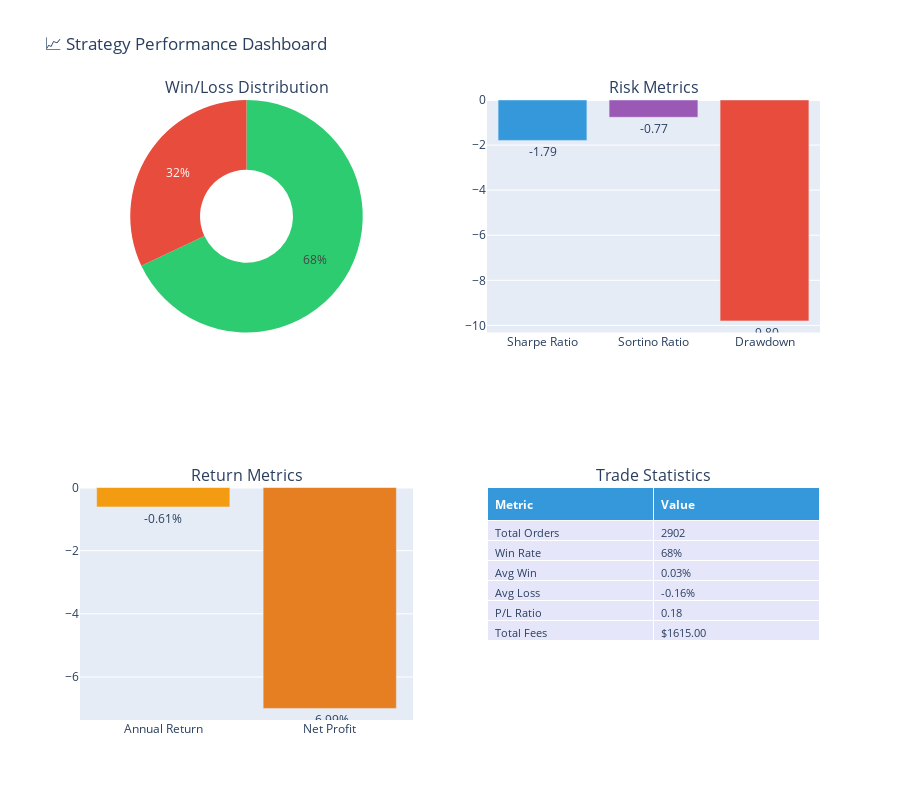

The code cell stored with this chart in its notebook:
### Markdown cell above
## 📊 Strategy Performance Statistics

Let's examine the key performance metrics from the backtest.

### Code cell
# Extract and display key statistics
stats = strategy_data['statistics']

# Create a formatted statistics DataFrame
stats_dict = {
    'Metric': [
        'Total Orders',
        'Win Rate',
        'Loss Rate',
        'Average Win',
        'Average Loss',
        'Profit-Loss Ratio',
        'Net Profit',
        'Compounding Annual Return',
        'Sharpe Ratio',
        'Sortino Ratio',
        'Maximum Drawdown',
        'Total Fees',
        'Expectancy',
        'Start Equity',
        'End Equity'
    ],
    'Value': [
        stats['Total Orders'],
        stats['Win Rate'],
        stats['Loss Rate'],
        stats['Average Win'],
        stats['Average Loss'],
        stats['Profit-Loss Ratio'],
        stats['Net Profit'],
        stats['Compounding Annual Return'],
        stats['Sharpe Ratio'],
        stats['Sortino Ratio'],
        stats['Drawdown'],
        stats['Total Fees'],
        stats['Expectancy'],
        stats['Start Equity'],
        stats['End Equity']
    ]
}

stats_df = pd.DataFrame(stats_dict)

# Create a visualization of key metrics
fig = make_subplots(
    rows=2, cols=2,
    subplot_titles=('Win/Loss Distribution', 'Risk Metrics', 'Return Metrics', 'Trade Statistics'),
    specs=[[{"type": "pie"}, {"type": "bar"}],
           [{"type": "bar"}, {"type": "table"}]]
)

# 1. Win/Loss Distribution (Pie Chart)
win_rate = float(stats['Win Rate'].rstrip('%'))
loss_rate = float(stats['Loss Rate'].rstrip('%'))

fig.add_trace(
    go.Pie(
        labels=['Wins', 'Losses'],
        values=[win_rate, loss_rate],
        marker=dict(colors=['#2ecc71', '#e74c3c']),
        hole=0.4
    ),
    row=1, col=1
)

# 2. Risk Metrics (Bar Chart)
risk_metrics = ['Sharpe Ratio', 'Sortino Ratio', 'Drawdown']
risk_values = [
    float(stats['Sharpe Ratio']),
    float(stats['Sortino Ratio']),
    -float(stats['Drawdown'].rstrip('%'))
]

fig.add_trace(
    go.Bar(
        x=risk_metrics,
        y=risk_values,
        marker=dict(color=['#3498db', '#9b59b6', '#e74c3c']),
        text=[f"{v:.2f}" for v in risk_values],
        textposition='outside'
    ),
    row=1, col=2
)

# 3. Return Metrics (Bar Chart)
return_metrics = ['Annual Return', 'Net Profit']
return_values = [
    float(stats['Compounding Annual Return'].rstrip('%')),
    float(stats['Net Profit'].rstrip('%'))
]

fig.add_trace(
    go.Bar(
        x=return_metrics,
        y=return_values,
        marker=dict(color=['#f39c12', '#e67e22']),
        text=[f"{v:.2f}%" for v in return_values],
        textposition='outside'
    ),
    row=2, col=1
)

# 4. Key Statistics Table
table_data = [
    ['Total Orders', stats['Total Orders']],
    ['Win Rate', stats['Win Rate']],
    ['Avg Win', stats['Average Win']],
    ['Avg Loss', stats['Average Loss']],
    ['P/L Ratio', stats['Profit-Loss Ratio']],
    ['Total Fees', stats['Total Fees']]
]

fig.add_trace(
    go.Table(
        header=dict(
            values=['<b>Metric</b>', '<b>Value</b>'],
            fill_color='#3498db',
            font=dict(color='white', size=12),
            align='left'
        ),
        cells=dict(
            values=[[row[0] for row in table_data], [row[1] for row in table_data]],
            fill_color='lavender',
            align='left',
            font=dict(size=11)
        )
    ),
    row=2, col=2
)

# Update layout
fig.update_layout(
    title_text="📈 Strategy Performance Dashboard",
    showlegend=False,
    height=800
)

fig.show()

# Print detailed statistics
print("\n" + "="*60)
print("📊 DETAILED PERFORMANCE STATISTICS")
print("="*60)
for _, row in stats_df.iterrows():
    print(f"{row['Metric']:<30} {row['Value']}")
print("="*60)

### Figure 1 — Plotly figure (JSON) as saved in the notebook; plotly's stock layout.template omitted (floating-point values rounded to 4 significant figures)
{"data": [{"domain": {"x": [0, 0.45], "y": [0.625, 1]}, "hole": 0.4, "labels": ["Wins", "Losses"], "marker": {"colors": ["#2ecc71", "#e74c3c"]}, "type": "pie", "values": [68, 32]}, {"marker": {"color": ["#3498db", "#9b59b6", "#e74c3c"]}, "text": ["-1.79", "-0.77", "-9.80"], "textposition": "outside", "type": "bar", "x": ["Sharpe Ratio", "Sortino Ratio", "Drawdown"], "xaxis": "x", "y": [-1.792, -0.767, -9.8], "yaxis": "y"}, {"marker": {"color": ["#f39c12", "#e67e22"]}, "text": ["-0.61%", "-6.99%"], "textposition": "outside", "type": "bar", "x": ["Annual Return", "Net Profit"], "xaxis": "x2", "y": [-0.615, -6.994], "yaxis": "y2"}, {"cells": {"align": "left", "fill": {"color": "lavender"}, "font": {"size": 11}, "values": [["Total Orders", "Win Rate", "Avg Win", "Avg Loss", "P/L Ratio", "Total Fees"], ["2902", "68%", "0.03%", "-0.16%", "0.18", "$1615.00"]]}, "domain": {"x": [0.55, 1], "y": [0, 0.375]}, "header": {"align": "left", "fill": {"color": "#3498db"}, "font": {"color": "white", "size": 12}, "values": ["<b>Metric</b>", "<b>Value</b>"]}, "type": "table"}], "layout": {"annotations": [{"font": {"size": 16}, "showarrow": false, "text": "Win/Loss Distribution", "x": 0.225, "xanchor": "center", "xref": "paper", "y": 1, "yanchor": "bottom", "yref": "paper"}, {"font": {"size": 16}, "showarrow": false, "text": "Risk Metrics", "x": 0.775, "xanchor": "center", "xref": "paper", "y": 1, "yanchor": "bottom", "yref": "paper"}, {"font": {"size": 16}, "showarrow": false, "text": "Return Metrics", "x": 0.225, "xanchor": "center", "xref": "paper", "y": 0.375, "yanchor": "bottom", "yref": "paper"}, {"font": {"size": 16}, "showarrow": false, "text": "Trade Statistics", "x": 0.775, "xanchor": "center", "xref": "paper", "y": 0.375, "yanchor": "bottom", "yref": "paper"}], "height": 800, "showlegend": false, "title": {"text": "📈 Strategy Performance Dashboard"}, "xaxis": {"anchor": "y", "domain": [0.55, 1]}, "xaxis2": {"anchor": "y2", "domain": [0, 0.45]}, "yaxis": {"anchor": "x", "domain": [0.625, 1]}, "yaxis2": {"anchor": "x2", "domain": [0, 0.375]}}}
